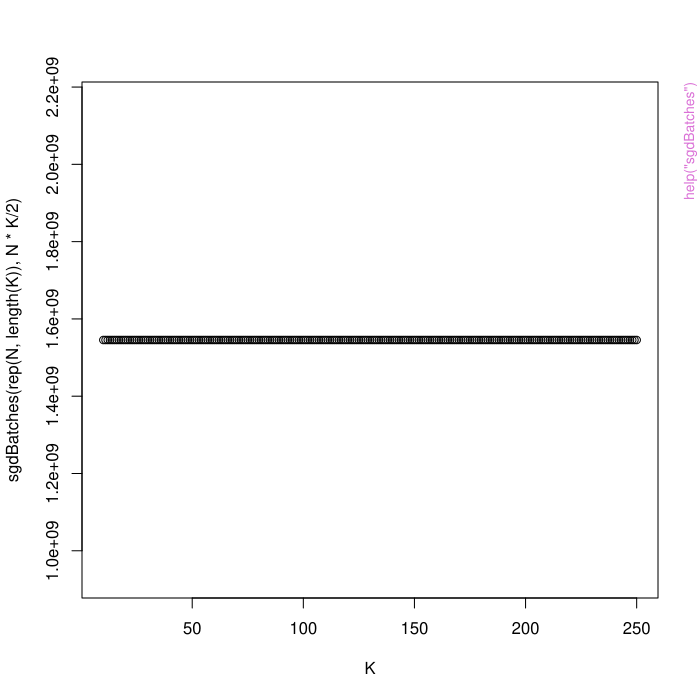

R code for this plot:
pkgname <- "pagoda2"
source(file.path(R.home("share"), "R", "examples-header.R"))
options(warn = 1)
base::assign(".ExTimings", "pagoda2-Ex.timings", pos = 'CheckExEnv')
base::cat("name\tuser\tsystem\telapsed\n", file=base::get(".ExTimings", pos = 'CheckExEnv'))
base::assign(".format_ptime",
function(x) {
  if(!is.na(x[4L])) x[1L] <- x[1L] + x[4L]
  if(!is.na(x[5L])) x[2L] <- x[2L] + x[5L]
  options(OutDec = '.')
  format(x[1L:3L], digits = 7L)
},
pos = 'CheckExEnv')

### * </HEADER>
library('pagoda2')

base::assign(".oldSearch", base::search(), pos = 'CheckExEnv')
base::assign(".old_wd", base::getwd(), pos = 'CheckExEnv')
cleanEx()
nameEx("pagoda.reduce.loading.redundancy")
### * pagoda.reduce.loading.redundancy

flush(stderr()); flush(stdout())

base::assign(".ptime", proc.time(), pos = "CheckExEnv")
### Name: pagoda.reduce.loading.redundancy
### Title: Collapse aspects driven by the same combinations of genes.
###   Examines PC loading vectors underlying the identified aspects and
###   clusters aspects based on a product of loading and score correlation
###   (raised to corr.power). Clusters of aspects driven by the same genes
###   are determined based on the distance.threshold and collapsed.
### Aliases: pagoda.reduce.loading.redundancy

### ** Examples

## No test: 
## # Example from scde, <https://www.bioconductor.org/packages/release/bioc/html/scde.html>
## data(pollen)  
## cd <- clean.counts(pollen)
## knn <- knn.error.models(cd, k=ncol(cd)/4, n.cores=10, 
##     min.count.threshold=2, min.nonfailed=5, max.model.plots=10)
## varinfo <- pagoda.varnorm(knn, counts = cd, trim = 3/ncol(cd), 
##     max.adj.var = 5, n.cores = 1, plot = FALSE)
## pwpca <- pagoda.pathway.wPCA(varinfo, go.env, n.components=1, 
##     n.cores=10, n.internal.shuffles=50)
## tam <- pagoda.top.aspects(pwpca, return.table = TRUE, 
##     plot=FALSE, z.score=1.96)  # top aspects based on GO only
## tamr <- pagoda.reduce.loading.redundancy(tam, pwpca)
## End(No test)




base::assign(".dptime", (proc.time() - get(".ptime", pos = "CheckExEnv")), pos = "CheckExEnv")
base::cat("pagoda.reduce.loading.redundancy", base::get(".format_ptime", pos = 'CheckExEnv')(get(".dptime", pos = "CheckExEnv")), "\n", file=base::get(".ExTimings", pos = 'CheckExEnv'), append=TRUE, sep="\t")
cleanEx()
nameEx("pagoda.reduce.redundancy")
### * pagoda.reduce.redundancy

flush(stderr()); flush(stdout())

base::assign(".ptime", proc.time(), pos = "CheckExEnv")
### Name: pagoda.reduce.redundancy
### Title: Collapse aspects driven by similar patterns (i.e. separate the
###   same sets of cells) Examines PC loading vectors underlying the
###   identified aspects and clusters aspects based on score correlation.
###   Clusters of aspects driven by the same patterns are determined based
###   on the distance.threshold.
### Aliases: pagoda.reduce.redundancy

### ** Examples

## No test: 
## # Example from scde, <https://www.bioconductor.org/packages/release/bioc/html/scde.html>
## data(pollen)
## cd <- clean.counts(pollen)
## knn <- knn.error.models(cd, k=ncol(cd)/4, n.cores=10, min.count.threshold=2, min.nonfailed=5, max.model.plots=10)
## varinfo <- pagoda.varnorm(knn, counts = cd, trim = 3/ncol(cd), max.adj.var = 5, n.cores = 1, plot = FALSE)
## pwpca <- pagoda.pathway.wPCA(varinfo, go.env, n.components=1, n.cores=10, n.internal.shuffles=50)
## tam <- pagoda.top.aspects(pwpca, return.table = TRUE, plot=FALSE, z.score=1.96)  # top aspects based on GO only
## tamr <- pagoda.reduce.loading.redundancy(tam, pwpca)
## tamr2 <- pagoda.reduce.redundancy(tamr, distance.threshold = 0.9, plot = TRUE, labRow = NA, labCol = NA, box = TRUE, margins = c(0.5, 0.5), trim = 0)
## End(No test)




base::assign(".dptime", (proc.time() - get(".ptime", pos = "CheckExEnv")), pos = "CheckExEnv")
base::cat("pagoda.reduce.redundancy", base::get(".format_ptime", pos = 'CheckExEnv')(get(".dptime", pos = "CheckExEnv")), "\n", file=base::get(".ExTimings", pos = 'CheckExEnv'), append=TRUE, sep="\t")
cleanEx()
nameEx("projectKNNs")
### * projectKNNs

flush(stderr()); flush(stdout())

base::assign(".ptime", proc.time(), pos = "CheckExEnv")
### Name: projectKNNs
### Title: Project a distance matrix into a lower-dimensional space. (from
###   elbamos/largeVis)
### Aliases: projectKNNs

### ** Examples

## Not run: 
##D data(CO2)
##D CO2$Plant <- as.integer(CO2$Plant)
##D CO2$Type <- as.integer(CO2$Type)
##D CO2$Treatment <- as.integer(CO2$Treatment)
##D co <- scale(as.matrix(CO2))
##D # Very small datasets often produce a warning regarding the alias table.  This is safely ignored.
##D suppressWarnings(vis <- largeVis(t(co), K = 20, sgd_batches = 1, threads = 2))
##D suppressWarnings(coords <- projectKNNs(vis$wij, threads = 2))
##D plot(t(coords))
## End(Not run)



base::assign(".dptime", (proc.time() - get(".ptime", pos = "CheckExEnv")), pos = "CheckExEnv")
base::cat("projectKNNs", base::get(".format_ptime", pos = 'CheckExEnv')(get(".dptime", pos = "CheckExEnv")), "\n", file=base::get(".ExTimings", pos = 'CheckExEnv'), append=TRUE, sep="\t")
cleanEx()
nameEx("sgdBatches")
### * sgdBatches

flush(stderr()); flush(stdout())

base::assign(".ptime", proc.time(), pos = "CheckExEnv")
### Name: sgdBatches
### Title: Calculate the default number of batches for a given number of
###   vertices and edges. The formula used is the one used by the
###   'LargeVis' reference implementation.  This is substantially less than
###   the recommendation E * 10000 in the original paper.
### Aliases: sgdBatches

### ** Examples

# Observe that increasing K has no effect on processing time
## No test: 
N <- 70000 # MNIST
K <- 10:250
plot(K, sgdBatches(rep(N, length(K)), N * K / 2))

# Observe that processing time scales linarly with N
N <- c(seq(from = 1, to = 10000, by = 100), seq(from = 10000, to = 10000000, by = 1000))
plot(N, sgdBatches(N))
## End(No test)



base::assign(".dptime", (proc.time() - get(".ptime", pos = "CheckExEnv")), pos = "CheckExEnv")
base::cat("sgdBatches", base::get(".format_ptime", pos = 'CheckExEnv')(get(".dptime", pos = "CheckExEnv")), "\n", file=base::get(".ExTimings", pos = 'CheckExEnv'), append=TRUE, sep="\t")
cleanEx()
nameEx("winsorize.matrix")
### * winsorize.matrix

flush(stderr()); flush(stdout())

base::assign(".ptime", proc.time(), pos = "CheckExEnv")
### Name: winsorize.matrix
### Title: Sets the ncol(mat)*trim top outliers in each row to the next
###   lowest value same for the lowest outliers
### Aliases: winsorize.matrix

### ** Examples

set.seed(0)
mat <- matrix( c(rnorm(5*10,mean=0,sd=1), rnorm(5*10,mean=5,sd=1)), 10, 10)  # random matrix
mat[1,1] <- 1000  # make outlier
range(mat)  # look at range of values
win.mat <- winsorize.matrix(mat, 0.1)
range(win.mat)  # note outliers removed




base::assign(".dptime", (proc.time() - get(".ptime", pos = "CheckExEnv")), pos = "CheckExEnv")
base::cat("winsorize.matrix", base::get(".format_ptime", pos = 'CheckExEnv')(get(".dptime", pos = "CheckExEnv")), "\n", file=base::get(".ExTimings", pos = 'CheckExEnv'), append=TRUE, sep="\t")
### * <FOOTER>
###
cleanEx()
options(digits = 7L)
base::cat("Time elapsed: ", proc.time() - base::get("ptime", pos = 'CheckExEnv'),"\n")
grDevices::dev.off()
###
### Local variables: ***
### mode: outline-minor ***
### outline-regexp: "\\(> \\)?### [*]+" ***
### End: ***
quit('no')
